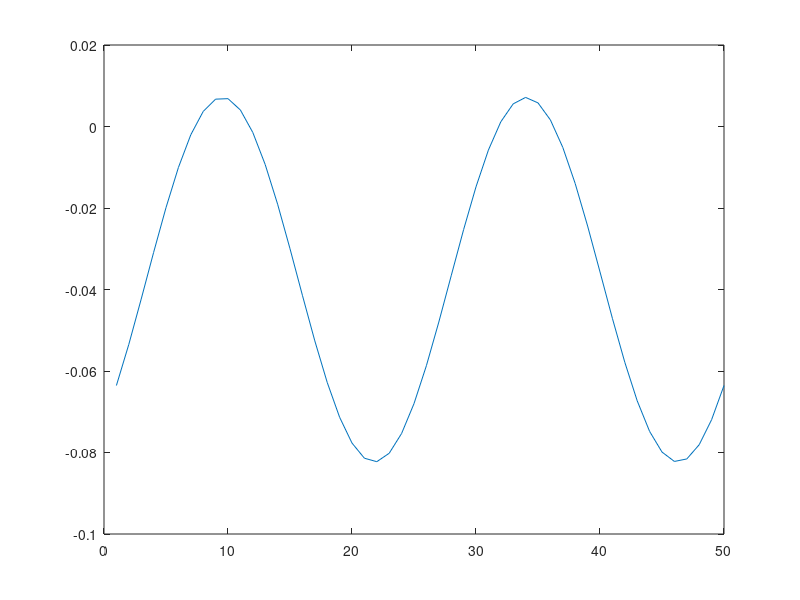

Reproduce this figure in MATLAB.
C=[2 -1;-1 2];
X=randn(1000,2);
A=chol(C);
Y=X*A;
N = 50;
plotArray = zeros(N,1);
thRange = linspace(0,2*pi,N);
for n=1:N
 theta = thRange(n);
 u = [sin(theta); cos(theta)]
 yp = Y*u;
 var_empirical = var(yp)
 var_theoretical = u'*C*u
 plotArray(n) =  var_empirical - var_theoretical;
end
plot(plotArray)